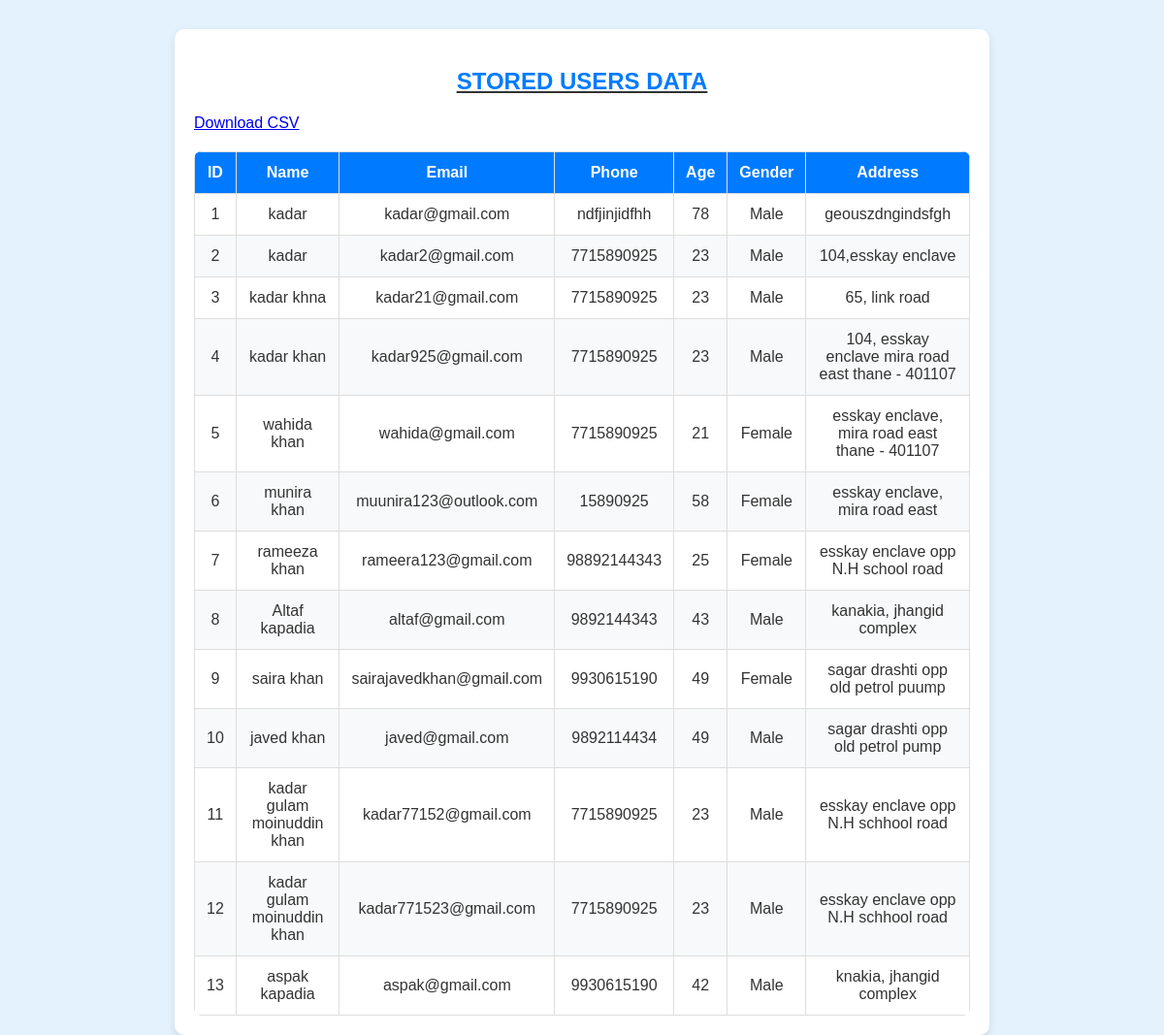
Screenshot of /users with the database file from the repository.
### app.py (models this page shows)
class User(db.Model):
    id = db.Column(db.Integer, primary_key=True)
    name = db.Column(db.String(100), nullable=False)
    email = db.Column(db.String(100), nullable=False, unique=True)
    phone = db.Column(db.String(15), nullable=False)
    age = db.Column(db.Integer, nullable=False)
    gender = db.Column(db.String(10), nullable=False)
    address = db.Column(db.Text, nullable=False)

### app.py (the view)
@app.route('/users')
def users():
    all_users = User.query.all()
    return render_template('users.html', users=all_users)

### templates/users.html (shortened to what this page needs)
<!DOCTYPE html>
<html lang='en'>
<head>
    <link rel="stylesheet" type="text/css" href="{{ url_for('static', filename='styles.css') }}">
</head>
<body>
    <div class='container mt-5'>
        <u><h2>STORED USERS DATA</h2></u>
        <a href='/download_csv' class='btn btn-success mb-3'>Download CSV</a>
        <table class='table table-striped'>
            <thead>
                <tr>
                    <th>ID</th>
                    <th>Name</th>
                    <th>Email</th>
                    <th>Phone</th>
                    <th>Age</th>
                    <th>Gender</th>
                    <th>Address</th>
                </tr>
            </thead>
            <tbody>
                {% if users %}
                    {% for user in users %}
                    <tr>
                        <td>{{ user.id }}</td>
                        <td>{{ user.name }}</td>
                        <td>{{ user.email }}</td>
                        <td>{{ user.phone }}</td>
                        <td>{{ user.age }}</td>
                        <td>{{ user.gender }}</td>
                        <td>{{ user.address }}</td>
                    </tr>
                    {% endfor %}
                {% else %}
                    <tr>
                        <td colspan='7' class='text-center'>No users found</td>
                    </tr>
                {% endif %}
            </tbody>
        </table>
    </div>
</body>
</html>

### static/styles.css (style rules this page uses)
body { font-family: 'Arial', sans-serif; background-color: #e3f2fd; color: #333; margin: 0; padding: 0; }
.container { max-width: 800px; margin: auto; padding: 20px; background: #ffffff; box-shadow: 0px 4px 10px rgba(0, 0, 0, 0.1); border-radius: 10px; margin-top: 30px; }
h2 { color: #007bff; text-align: center; font-weight: bold; }
.table { width: 100%; border-collapse: collapse; margin-top: 20px; background-color: #ffffff; border-radius: 8px; overflow: hidden; }
.table th, .table td { border: 1px solid #ddd; padding: 12px; text-align: center; }
.table th { background-color: #007bff; color: white; font-weight: bold; }
.table tr:nth-child(even) { background-color: #f8f9fa; }

### rows the page displays
User: id "1", name "kadar", email "kadar@gmail.com", phone "ndfjinjidfhh", age "78", gender "Male", address "geouszdngindsfgh"
User: id "2", name "kadar", email "kadar2@gmail.com", phone "7715890925", age "23", gender "Male", address "104,esskay enclave"
User: id "3", name "kadar khna", email "kadar21@gmail.com", phone "7715890925", age "23", gender "Male", address "65, link road"
User: id "4", name "kadar khan", email "kadar925@gmail.com", phone "7715890925", age "23", gender "Male", address "104, esskay enclave mira road east thane - 401107"
User: id "5", name "wahida khan", email "wahida@gmail.com", phone "7715890925", age "21", gender "Female", address "esskay enclave, mira road east thane - 401107"
User: id "6", name "munira khan", email "muunira123@outlook.com", phone "15890925", age "58", gender "Female", address "esskay enclave, mira road east"
User: id "7", name "rameeza khan", email "rameera123@gmail.com", phone "98892144343", age "25", gender "Female", address "esskay enclave opp N.H school road"
User: id "8", name "Altaf kapadia", email "altaf@gmail.com", phone "9892144343", age "43", gender "Male", address "kanakia, jhangid complex"
User: id "9", name "saira khan", email "sairajavedkhan@gmail.com", phone "9930615190", age "49", gender "Female", address "sagar drashti opp old petrol puump"
User: id "10", name "javed khan", email "javed@gmail.com", phone "9892114434", age "49", gender "Male", address "sagar drashti opp old petrol pump"
User: id "11", name "kadar gulam moinuddin khan", email "kadar77152@gmail.com", phone "7715890925", age "23", gender "Male", address "esskay enclave opp N.H schhool road"
User: id "12", name "kadar gulam moinuddin khan", email "kadar771523@gmail.com", phone "7715890925", age "23", gender "Male", address "esskay enclave opp N.H schhool road"
User: id "13", name "aspak kapadia", email "aspak@gmail.com", phone "9930615190", age "42", gender "Male", address "knakia, jhangid complex"
